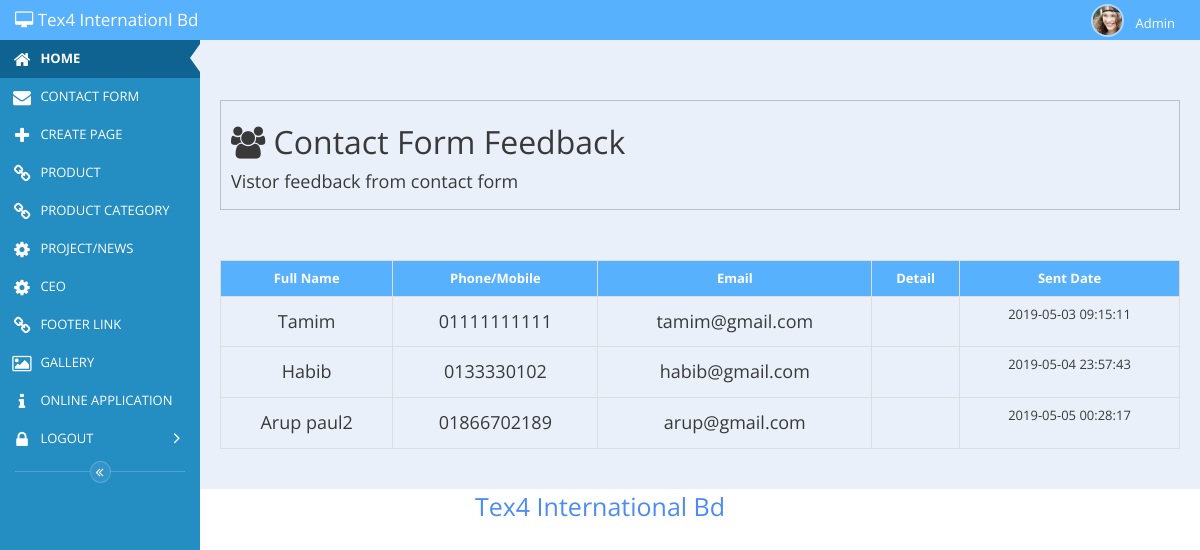
Screenshot of /admin-7/admin/booking.php with the database file from the repository.
### tables this page shows
CREATE TABLE `message` (
  `id` int(11) NOT NULL,
  `name` varchar(300) NOT NULL,
  `phone` varchar(300) NOT NULL,
  `email` varchar(300) NOT NULL,
  `message` varchar(500) NOT NULL,
  `subject` varchar(255) NOT NULL,
  `image` varchar(250) NOT NULL,
  `update_date` timestamp NOT NULL DEFAULT CURRENT_TIMESTAMP ON UPDATE CURRENT_TIMESTAMP
);

### admin-7/admin/booking.php (the view, shortened to what this page needs)
<?php
	require_once 'head.php';
	require_once 'left_side_nav.php';
?>
<div id="main-content" class="main-content">
		<div class="page-title">
				<h1><i class="fa fa-users"></i> Contact Form Feedback</h1>
				<h4>Vistor feedback from contact form</h4>
		</div>
			<table  class="table table-bordered">
				<tr>
					<th>Full Name</th>
					<th>Phone/Mobile</th>
					<th>Email </th>
					<th>Detail</th>
					<th>Sent Date </th>
				</tr>
				<?php
					$message="SELECT * FROM message ORDER BY id DESC";
					if($message1=mysql_query($message)){
						while ($message2=mysql_fetch_assoc($message1)) {
						$name=$message2['name'];
						$phone=$message2['phone'];
						$email=$message2['email'];
						$utext=$message2['utext'];
						$date=$message2['update_date'];
					echo '<tr>
							<td>
									<h4> '.$name.'</h4>
							</td>
							<td>
								 	<h4> '.$phone.'</h4>
							</td>
							<td>
									<h4> '.$email.'</h4>
							</td>
							<td>
								 	<p>'.$utext.'</p>
							</td>
							<td>
									<p> '.$date.'</p>
							</td>
						</tr>';
				} }?>
			</table>
</div>
<?php
	require_once 'footer.php';
?>

### admin-7/admin/css/admin_page_style.css (style rules this page uses)
* { margin: 0; padding: 0; }
.main-content { overflow: hidden; }
.main-content .page-title { border:1px solid rgba(0,0,0,0.2); overflow: hidden; padding: 10px; margin:50px 0 ; }
.main-content table td { text-align: center; }
.main-content table th { text-align: center; background: #58B1FC; color: #fff; }

### rows the page displays
message: name "Tamim", phone "01111111111", email "tamim@gmail.com", update_date "2019-05-03 09:15:11"
message: name "Habib", phone "0133330102", email "habib@gmail.com", update_date "2019-05-04 23:57:43"
message: name "Arup paul2", phone "01866702189", email "arup@gmail.com", update_date "2019-05-05 00:28:17"
